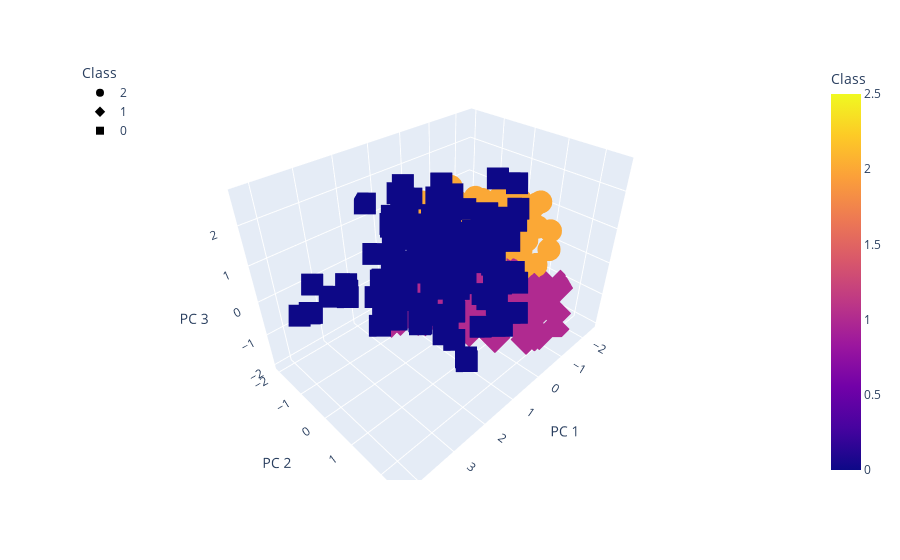

This figure's notebook cell:
### Markdown cell above
### Visualizing Results

#### 3D-Scatter with Clusters

### Code cell
# Create a 3D-Scatter with the PCA data and the clusters
fig = px.scatter_3d(
    clustered_df,
    x="PC 1",
    y="PC 2",
    z="PC 3",
    color="Class",
    symbol="Class",
    width=800,
    hover_name="CoinName",
    hover_data=["Algorithm"]
)
fig.update_layout(legend=dict(x=0, y=1))
fig.show()

### Figure 1 — Plotly figure (JSON) as saved in the notebook; plotly's stock layout.template omitted (floating-point values rounded to 4 significant figures; data arrays with more than 128 entries replaced by an {"elided": "..."} marker saying what was removed)
{"data": [{"customdata": {"elided": "189x1 int values"}, "hovertemplate": "<b>%{hovertext}</b><br><br>Class=%{marker.color}<br>PC 1=%{x}<br>PC 2=%{y}<br>PC 3=%{z}<br>Algorithm=%{customdata[0]}<extra></extra>", "hovertext": {"elided": "189 str values"}, "legendgroup": "2", "marker": {"color": {"elided": "189 int values"}, "coloraxis": "coloraxis", "symbol": "circle"}, "mode": "markers", "name": "2", "scene": "scene", "showlegend": true, "type": "scatter3d", "x": {"elided": "189 float values"}, "y": {"elided": "189 float values"}, "z": {"elided": "189 float values"}}, {"customdata": {"elided": "192x1 int values"}, "hovertemplate": "<b>%{hovertext}</b><br><br>Class=%{marker.color}<br>PC 1=%{x}<br>PC 2=%{y}<br>PC 3=%{z}<br>Algorithm=%{customdata[0]}<extra></extra>", "hovertext": {"elided": "192 str values"}, "legendgroup": "1", "marker": {"color": {"elided": "192 int values"}, "coloraxis": "coloraxis", "symbol": "diamond"}, "mode": "markers", "name": "1", "scene": "scene", "showlegend": true, "type": "scatter3d", "x": {"elided": "192 float values"}, "y": {"elided": "192 float values"}, "z": {"elided": "192 float values"}}, {"customdata": {"elided": "156x1 int values"}, "hovertemplate": "<b>%{hovertext}</b><br><br>Class=%{marker.color}<br>PC 1=%{x}<br>PC 2=%{y}<br>PC 3=%{z}<br>Algorithm=%{customdata[0]}<extra></extra>", "hovertext": {"elided": "156 str values"}, "legendgroup": "0", "marker": {"color": {"elided": "156 int values"}, "coloraxis": "coloraxis", "symbol": "square"}, "mode": "markers", "name": "0", "scene": "scene", "showlegend": true, "type": "scatter3d", "x": {"elided": "156 float values"}, "y": {"elided": "156 float values"}, "z": {"elided": "156 float values"}}], "layout": {"autosize": true, "coloraxis": {"colorbar": {"title": {"text": "Class"}}, "colorscale": [[0, "#0d0887"], [0.1111, "#46039f"], [0.2222, "#7201a8"], [0.3333, "#9c179e"], [0.4444, "#bd3786"], [0.5556, "#d8576b"], [0.6667, "#ed7953"], [0.7778, "#fb9f3a"], [0.8889, "#fdca26"], [1, "#f0f921"]]}, "legend": {"title": {"text": "Class"}, "tracegroupgap": 0, "x": 0, "y": 1}, "margin": {"t": 60}, "scene": {"aspectmode": "auto", "aspectratio": {"x": 1.276, "y": 0.8734, "z": 0.8972}, "domain": {"x": [0, 1], "y": [0, 1]}, "xaxis": {"title": {"text": "PC 1"}, "type": "linear"}, "yaxis": {"title": {"text": "PC 2"}, "type": "linear"}, "zaxis": {"title": {"text": "PC 3"}, "type": "linear"}}}}
